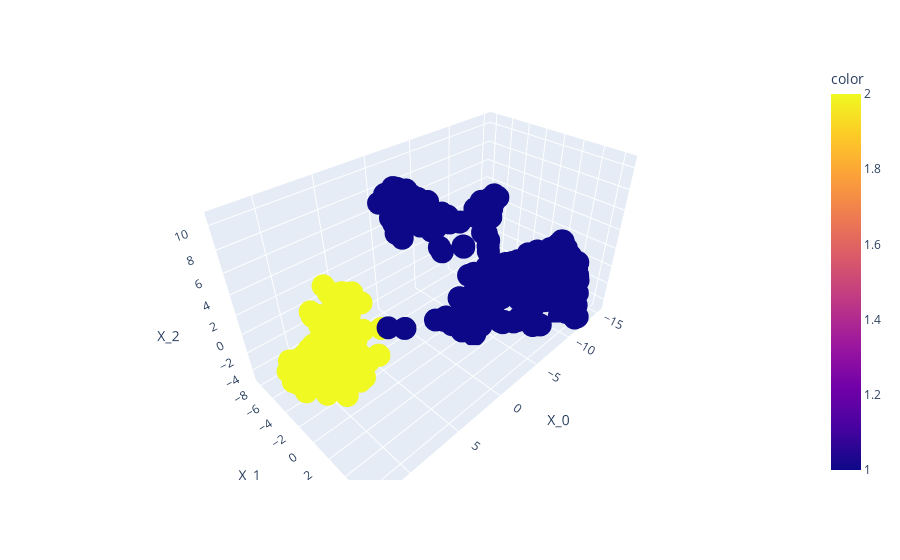

Notebook source saved alongside this figure:
### Markdown cell above
Notiamo che DBSCAN identifica due cluster (`cluster`=0,1) e alcuni outlier (`cluster`=-1). Confrontiamolo con la feature `Channel` e quella `Region`:

### Code cell
px.scatter_3d(tsne_df,x="X_0",y="X_1",z="X_2", color=df["Channel"])

### Figure 1 — Plotly figure (JSON) as saved in the notebook; plotly's stock layout.template omitted (floating-point values rounded to 4 significant figures; data arrays with more than 128 entries replaced by an {"elided": "..."} marker saying what was removed)
{"data": [{"hovertemplate": "X_0=%{x}<br>X_1=%{y}<br>X_2=%{z}<br>color=%{marker.color}<extra></extra>", "legendgroup": "", "marker": {"color": {"elided": "440 int values"}, "coloraxis": "coloraxis", "symbol": "circle"}, "mode": "markers", "name": "", "scene": "scene", "showlegend": false, "type": "scatter3d", "x": {"elided": "440 float values"}, "y": {"elided": "440 float values"}, "z": {"elided": "440 float values"}}], "layout": {"coloraxis": {"colorbar": {"title": {"text": "color"}}, "colorscale": [[0, "#0d0887"], [0.1111, "#46039f"], [0.2222, "#7201a8"], [0.3333, "#9c179e"], [0.4444, "#bd3786"], [0.5556, "#d8576b"], [0.6667, "#ed7953"], [0.7778, "#fb9f3a"], [0.8889, "#fdca26"], [1, "#f0f921"]]}, "legend": {"tracegroupgap": 0}, "margin": {"t": 60}, "scene": {"domain": {"x": [0, 1], "y": [0, 1]}, "xaxis": {"title": {"text": "X_0"}}, "yaxis": {"title": {"text": "X_1"}}, "zaxis": {"title": {"text": "X_2"}}}}}
